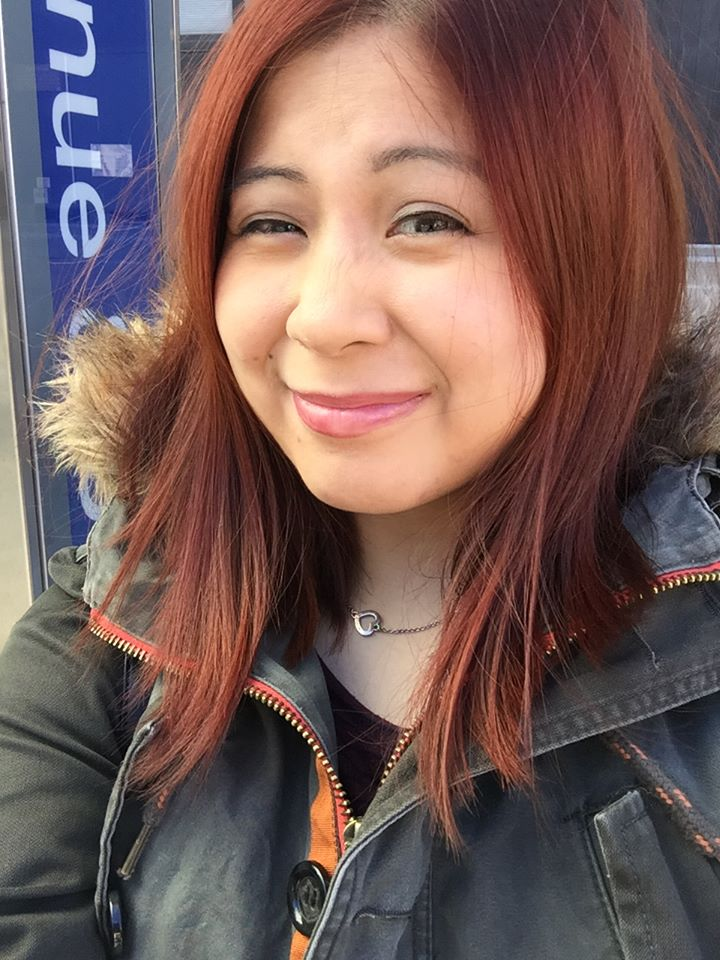
#> input picture facebook_pic.jpg, 720 x 960 px
$ python -i cnn_sobel_py2.py   (imports and definitions only)   (older library calls are emulated)
#> lines starting #> are read from the running program, lines starting #| are printed output that depends on the picture; after the words box and inside, x2 and y2 are one past the last pixel; in counts of white or black regions, pixels touching at a corner belong together
#> further down, picture is the input picture: shape (960, 720, 3); mean B, G, R 87, 91.1, 115.9
"""
Created on Sun Nov 12 18:41:03 2017
Program finds contours by using the sobel algorithm. After finding
the countours, rectangular boundaries are drawn around it. The
locations of the rectangles are in (x,y) coordinates where the cropped
version will be from the top left corner (smallest_x, smallest_y)
and the bottom right opposite corner (largest_x, largest y). get_edges
creates a copy of the image that needs to be in grayscale for the
sobel algorithm. After the boundary is found, cropping of the original
image will be done through array slicing. This python 2 program will be
implemented in the main cnn loader file, which will be incorporated with
the cropping of images as a function. The cnn will see the images cropped
and will not see the original image.
Nov 16: If offset is 50 or greater, the offset extends the original image when
pasted on the background (ValueError: tile cannot extend outside image)
@author: maggie
"""
from __future__ import print_function
import cv2
from matplotlib import pyplot as plt
import numpy as np
from tensorflow.python.lib.io import file_io
import joblib
import argparse
from PIL import Image
from datetime import datetime
import scipy.misc

"""to run code locally:
   python cnn_sobel_py2.py --job-dir ./ --train-file cropped_random_shapes.pkl
"""

"""code to get boundaries of contour shapes and crops the images based on the
location of the rectangular boundaries"""
def get_edges(image_array):
    # needed for cv2 to read the image in the proper color format
    original_img = cv2.cvtColor(np.array(image_array), cv2.COLOR_BGR2RGB)

    # requires the image to be in grayscale:
    grayscale = cv2.cvtColor(original_img, cv2.COLOR_BGR2GRAY)

    # Gaussian to remove noise from
    img = cv2.GaussianBlur(grayscale,(3,3),0)
    # Edge Detection Filter: use sobel algorithm to detect contours
    sobelx = cv2.Sobel(img,cv2.CV_64F,1,0,ksize=5)
    sobely = cv2.Sobel(img,cv2.CV_64F,0,1,ksize=5)
    gradient_x = cv2.convertScaleAbs(sobelx)
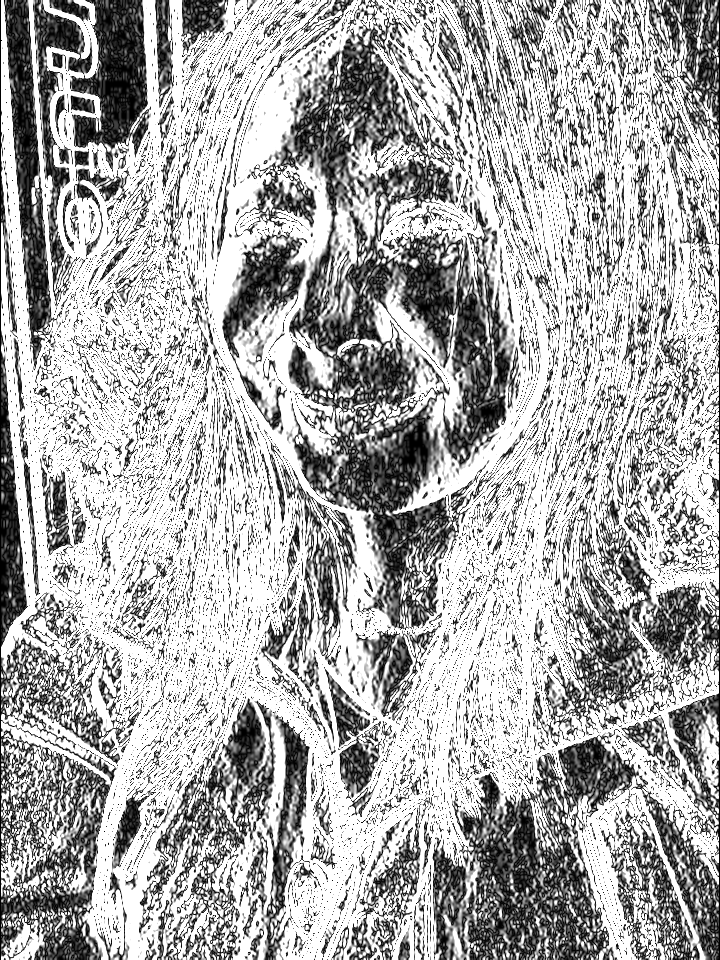
#> gradient_x: shape (960, 720); min 0, max 255, mean 171.3
    gradient_y = cv2.convertScaleAbs(sobely)
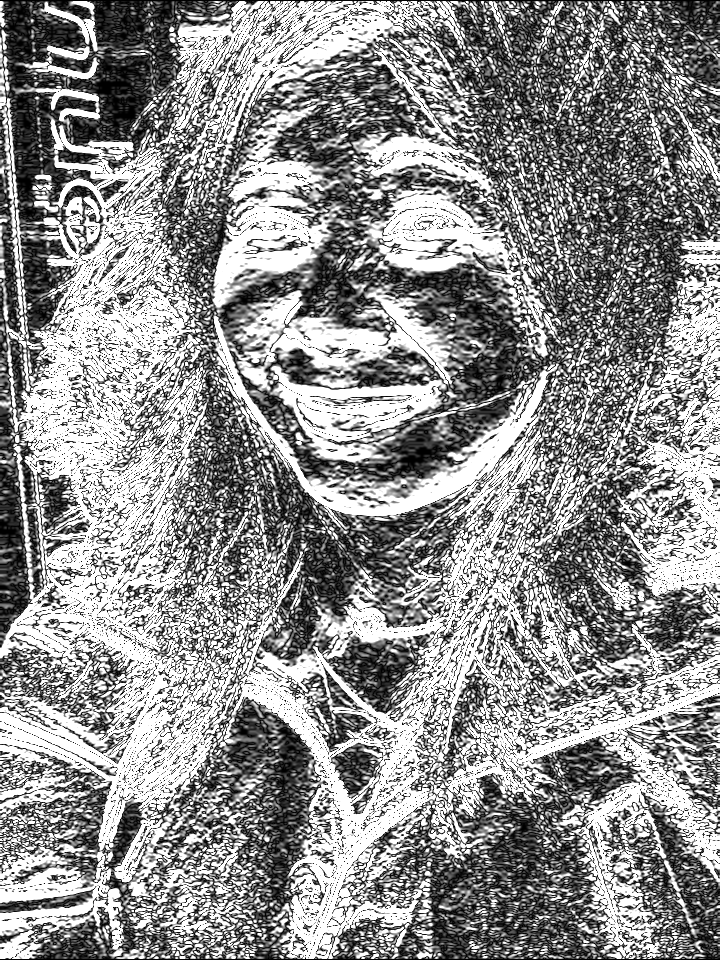
#> gradient_y: shape (960, 720); min 0, max 255, mean 143.4
    # combine two sobel gradients
    gradient_t = cv2.addWeighted(gradient_x, 0.5, gradient_y, 0.5, 0)

    # Threshold filter
    # create threshold to separate edges from background
    # retval, thresh_gray = cv2.threshold(grayscale, thresh=127,
                                         # maxval=255, type=cv2.THRESH_BINARY)
    im2, contours, hierarchy = cv2.findContours(gradient_t,
                                                cv2.RETR_TREE,
                                                cv2.CHAIN_APPROX_SIMPLE)
#> contours = 68 contours, 59 with area under 20; largest, box (x1, y1, x2, y2) and area: (0, 0, 720, 960) 689435, (105, 81, 130, 95) 144, (402, 455, 416, 465) 68, (129, 105, 135, 119) 54, (420, 447, 428, 455) 42
    cv2.drawContours(gradient_t, contours, 0, (0, 0, 255), 2)
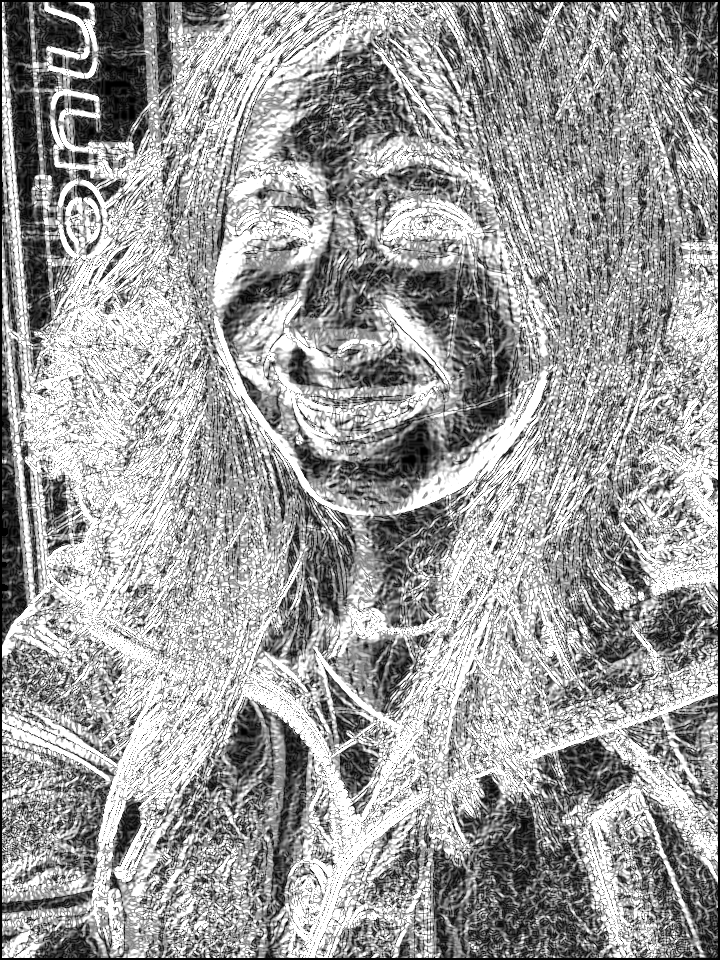
#> gradient_t: shape (960, 720); min 0, max 255, mean 156.4

    # with each contour, find 2 sets of coordinates to draw bounding rectangle
    # need to do list allocation here
    edge_list_x = []
    edge_list_y = []
    for c in contours:
        x, y, width, height = cv2.boundingRect(c)
        # draw bounding rectangles around contours
        cv2.rectangle(grayscale, (x,y), (x+width, y+height), (0,255,0), 2)
        edge_list_x.append(x)
        edge_list_y.append(y)
        edge_list_x.append(x+width)
        edge_list_y.append(y+height)
#> this loop made 68 passes
#> (x, y, width, height) on passes 1, 3, 4, 11, 12, 14, 15, 16, 18, 19, 22, 24: (0, 0, 720, 960), (241, 729, 6, 6), (626, 561, 4, 5), (4, 522, 3, 4), (1, 521, 3, 5), (402, 455, 14, 10), (420, 447, 8, 8), (417, 438, 6, 4), (492, 413, 3, 4), (500, 377, 3, 4), (42, 313, 4, 5), (265, 283, 6, 3)
#> (c, x, y, width, height) on passes 2, 5, 6, 7, 8, 9: ([[654, 843], [655, 842], [656, 843], [655, 844]], 654, 842, 3, 3), ([[619, 559], [620, 558], [621, 559], [620, 560]], 619, 558, 3, 3), ([[19, 559], [20, 558], [21, 559], [20, 560]], 19, 558, 3, 3), ([[9, 542], [10, 541], [11, 542], [10, 543]], 9, 541, 3, 3), ([[8, 540], [9, 539], [10, 540], [9, 541]], 8, 539, 3, 3), ([[13, 530], [14, 529], [15, 530], [14, 531]], 13, 529, 3, 3)
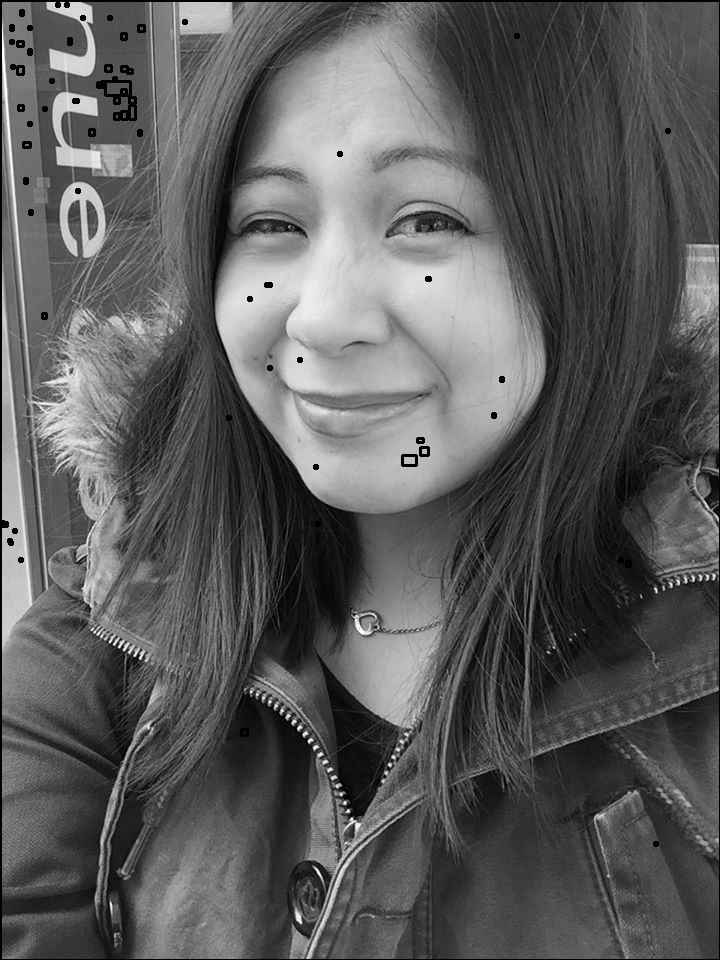
#> grayscale: shape (960, 720); min 0, max 255, mean 91.3
#> after the loop, edge_list_x = 136 values, max 720 at index 1, min 0 at index 0, mean 175.1; edge_list_y = 136 values, max 960 at index 1, min 0 at index 0, mean 226.1

    smallest_x = min(edge_list_x)
#> smallest_x = 0
    smallest_y = min (edge_list_y)
#> smallest_y = 0
    largest_x = max(edge_list_x)
#> largest_x = 720
    largest_y = max(edge_list_y)
#> largest_y = 960

    # draws physical rectangle to be cropped
    # cv2.rectangle(grayscale, (smallest_x, smallest_y),
    #             (largest_x, largest_y), (0,255,0), 2)
    offset = 30
    crop_original_image = image_array[smallest_y + offset:largest_y + offset,
                                      smallest_x + offset:largest_x + offset]
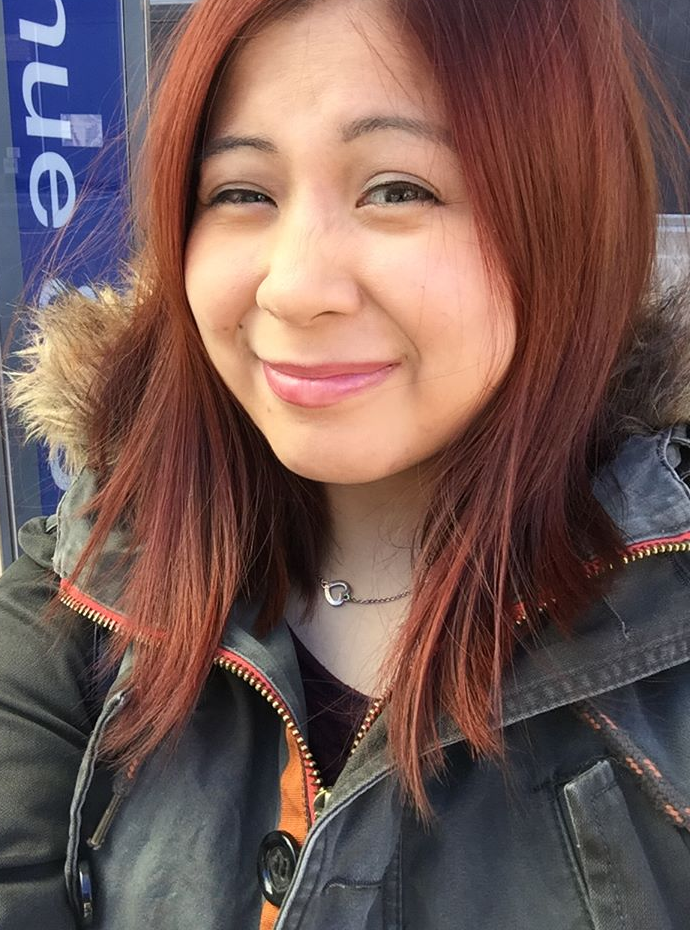
#> crop_original_image: shape (930, 690, 3); mean B, G, R 84.7, 89.4, 115.6
    #width, height = crop_original_image.shape[0], crop_original_image.shape[1]
    print (crop_original_image.shape)
#| (930, 690, 3)

    # resize the image using ratio
    crop_image = Image.fromarray(np.uint8(crop_original_image))
    crop_width = 300
    percent = (crop_width / float(crop_image.size[0]))
#> percent = 0.435
    crop_height = int((float(crop_image.size[1]) * float(percent)))
#> crop_height = 404
    crop_image = crop_image.resize((crop_width, crop_height), Image.ANTIALIAS) #ANTIALIAS reserves quality
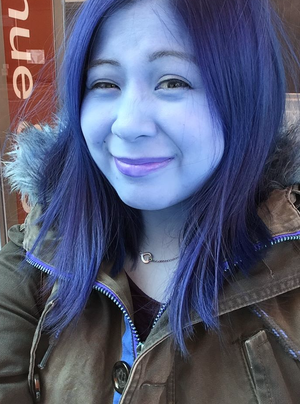
#> crop_image: PIL image 300x404 RGB; mean R, G, B 84.7, 89.4, 115.6
    crop_image = np.array(crop_image, np.float32)
#> crop_image: shape (404, 300, 3) float32

    # to deal with ambiguous images, just give it a single color
    if (crop_width < 50 or crop_height < 50):
        crop_image[: , : , :] = [255, 255, 255]

    # white background to create the same shapes (needed for keras generator)
    pasted_crop = Image.new("RGB", (300, 300), color = "white")
#> pasted_crop: PIL image 300x300 RGB; every value is 255
    # creating an image from a PIL array
    new_image = Image.fromarray(np.uint8(crop_image))
    pasted_crop.paste(new_image, (0, 0, crop_width, crop_height))
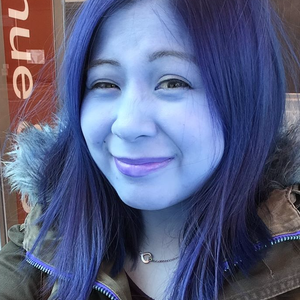
#> pasted_crop: PIL image 300x300 RGB; mean R, G, B 89.3, 96, 130.1
    # pasted_crop.show()

    # convert back to numpy array
    pasted_crop = np.array(pasted_crop, np.float32)
#> pasted_crop: shape (300, 300, 3) float32

    '''plt.subplot(2,2,1),plt.imshow(image_array)
    plt.title('original image'), plt.xticks([]), plt.yticks([])
    plt.subplot(2,2,2),plt.imshow(grayscale)
    plt.title('grayscale'), plt.xticks([]), plt.yticks([])
    plt.subplot(2,2,3),plt.imshow(crop_original_image)
    plt.title('crop'), plt.xticks([]), plt.yticks([])'''
    return pasted_crop


def train_model(train_file = 'cropped_random_shapes.pkl',
                job_dir = './',
                **args):
     # set the loggining path for ML Engine logging to storage bucket
    logs_path = job_dir + '/logs/' + datetime.now().isoformat()
    print('Using logs_path located at {}'.format(logs_path))

    with file_io.FileIO(train_file , mode='r') as f:
        # joblib loads compressed files consistenting of large datasets
        # efficiently.
        save = joblib.load(f)
        train_shape_dataset = save['train_shape_dataset']
        train_y_dataset = save['train_y_dataset']
        del save  # hint to help gc free up memory

    name = []
    num_files = 200
    for i in range(num_files):
        name.append("cropped_sobel/total_shapes/crop_" + str(i) + ".jpg")

    for x in range(num_files):
        scipy.misc.imsave(name[x], get_edges(train_shape_dataset[x]))


# [10 lines not run here, left out]


>>> import cv2
>>> picture = cv2.imread('facebook_pic.jpg')
>>> result = get_edges(picture)
